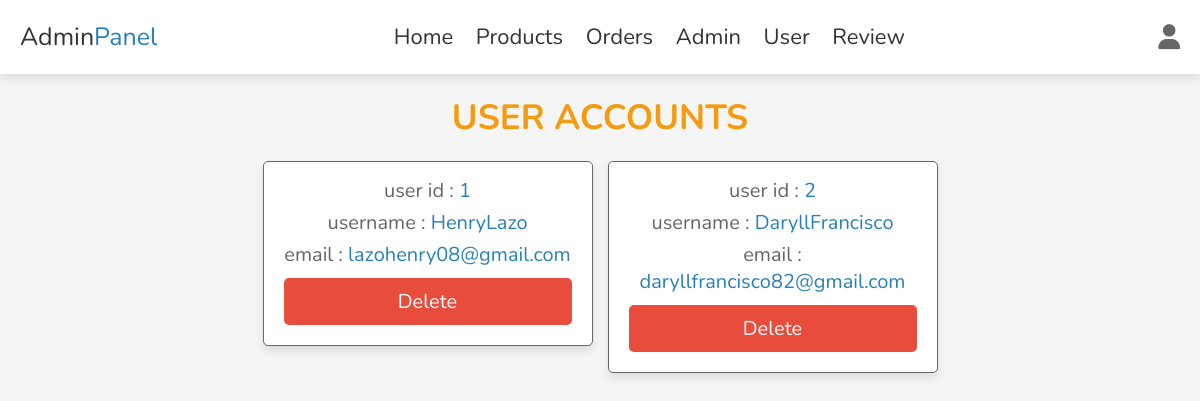
The app's page /users_accounts.php (signed in) with its own data.
### tables this page shows
CREATE TABLE `user` (
  `id` int(100) NOT NULL,
  `name` varchar(20) NOT NULL,
  `email` varchar(50) NOT NULL,
  `password` varchar(50) NOT NULL
);

### users_accounts.php (the view, shortened to what this page needs)
<?php
include 'config.php';
?>
<!DOCTYPE html>
<html lang="en">
<head>
   <link rel="stylesheet" href="https://cdnjs.cloudflare.com/ajax/libs/font-awesome/6.1.1/css/all.min.css">
   <link rel="stylesheet" href="css/admin_style.css">
</head>
<body>
<?php include 'admin_header.php' ?>
<section class="accounts">
   <h1 class="heading">user accounts</h1>
   <div class="box-container">
   <?php
      $select_accounts = $conn->prepare("SELECT * FROM `user`");
      $select_accounts->execute();
      if($select_accounts->rowCount() > 0){
         while($fetch_accounts = $select_accounts->fetch(PDO::FETCH_ASSOC)){
   ?>
   <div class="box">
      <p> user id : <span><?= $fetch_accounts['id']; ?></span> </p>
      <p> username : <span><?= $fetch_accounts['name']; ?></span> </p>
      <p> email : <span><?= $fetch_accounts['email']; ?></span> </p>
      <a href="users_accounts.php?delete=<?= $fetch_accounts['id']; ?>" onclick="return confirm('delete this account?')" class="delete-btn">delete</a>
   </div>
   <?php
         }
      }else{
         echo '<p class="empty">no accounts available!</p>';
      }
   ?>
   </div>
</section>
</body>
</html>

### admin_style.css (style rules this page uses)
:root { --main-color:#2980b9; --red:#e74c3c; --orange:#f39c12; --black:#333; --white:#fff; --light-bg:#f5f5f5; --light-color:#666; --border:.1rem solid var(--light-color); --box-shadow:0 .5rem 1rem rgba(0,0,0,.1); }
* { font-family: 'Nunito', sans-serif; margin:0; padding:0; box-sizing: border-box; outline: none; border:none; text-decoration: none; transition: .2s linear; }
html { font-size: 62.5%; overflow-x: hidden; scroll-behavior: smooth; scroll-padding-top: 7rem; }
body { background: var(--light-bg); }
section { padding:2rem; margin:0 auto; max-width: 1200px; }
.heading { text-align: center; margin-bottom: 2rem; font-size: 3.5rem; color:var(--orange); text-transform: uppercase; }
.delete-btn, .option-btn, .btn { display: block; width: 100%; margin-top: 1rem; border-radius: .5rem; padding:1rem 3rem; font-size: 2rem; color:var(--white); cursor: pointer; text-transform: capitalize; text-align: center; }
.delete-btn { background-color: var(--red); }
.accounts .box-container { display: grid; grid-template-columns: repeat(auto-fit, 33rem); gap:1.5rem; align-items: flex-start; justify-content: center; }
.accounts .box-container .box { padding:2rem; padding-top: 1rem; border-radius: .5rem; text-align: center; border:var(--border); background-color: var(--white); box-shadow: var(--box-shadow); }
.accounts .box-container .box p { font-size: 2rem; color:var(--light-color); margin: .5rem 0; }
.accounts .box-container .box p span { color:var(--main-color); }

### records on screen
user: id "1", name "HenryLazo", email "lazohenry08@gmail.com"
user: id "2", name "DaryllFrancisco", email "daryllfrancisco82@gmail.com"
